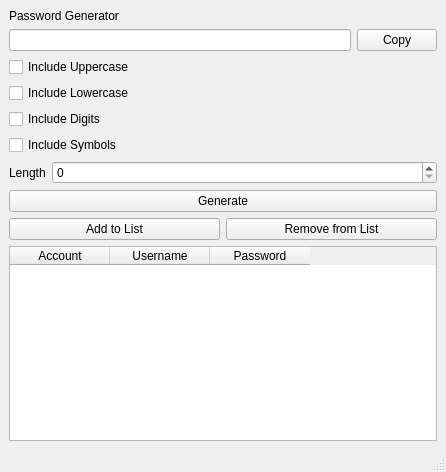
<?xml version="1.0" encoding="UTF-8"?>
<ui version="4.0">
 <class>MainWindow</class>
 <widget class="QMainWindow" name="MainWindow">
  <property name="geometry">
   <rect>
    <x>0</x>
    <y>0</y>
    <width>446</width>
    <height>472</height>
   </rect>
  </property>
  <property name="minimumSize">
   <size>
    <width>361</width>
    <height>366</height>
   </size>
  </property>
  <property name="windowTitle">
   <string>Passgen</string>
  </property>
  <widget class="QWidget" name="centralwidget">
   <layout class="QGridLayout" name="gridLayout">
    <item row="0" column="0">
     <layout class="QVBoxLayout" name="verticalLayout">
      <item>
       <widget class="QLabel" name="label">
        <property name="sizePolicy">
         <sizepolicy hsizetype="Maximum" vsizetype="Maximum">
          <horstretch>0</horstretch>
          <verstretch>0</verstretch>
         </sizepolicy>
        </property>
        <property name="text">
         <string>Password Generator</string>
        </property>
       </widget>
      </item>
      <item>
       <layout class="QHBoxLayout" name="horizontalLayout">
        <item>
         <widget class="QLineEdit" name="pwd_out">
          <property name="readOnly">
           <bool>true</bool>
          </property>
         </widget>
        </item>
        <item>
         <widget class="QPushButton" name="copy_button">
          <property name="text">
           <string>Copy</string>
          </property>
         </widget>
        </item>
       </layout>
      </item>
      <item>
       <widget class="QCheckBox" name="upperCheck">
        <property name="text">
         <string>Include Uppercase</string>
        </property>
       </widget>
      </item>
      <item>
       <widget class="QCheckBox" name="lowerCheck">
        <property name="text">
         <string>Include Lowercase</string>
        </property>
       </widget>
      </item>
      <item>
       <widget class="QCheckBox" name="digitsCheck">
        <property name="text">
         <string>Include Digits</string>
        </property>
       </widget>
      </item>
      <item>
       <widget class="QCheckBox" name="symbolsCheck">
        <property name="text">
         <string>Include Symbols</string>
        </property>
       </widget>
      </item>
      <item>
       <layout class="QHBoxLayout" name="horizontalLayout_2">
        <item>
         <widget class="QLabel" name="label_2">
          <property name="sizePolicy">
           <sizepolicy hsizetype="Maximum" vsizetype="Minimum">
            <horstretch>0</horstretch>
            <verstretch>0</verstretch>
           </sizepolicy>
          </property>
          <property name="text">
           <string>Length</string>
          </property>
         </widget>
        </item>
        <item>
         <widget class="QSpinBox" name="length_box">
          <property name="sizePolicy">
           <sizepolicy hsizetype="Minimum" vsizetype="Fixed">
            <horstretch>0</horstretch>
            <verstretch>0</verstretch>
           </sizepolicy>
          </property>
         </widget>
        </item>
       </layout>
      </item>
      <item>
       <widget class="QPushButton" name="generate_button">
        <property name="sizePolicy">
         <sizepolicy hsizetype="Minimum" vsizetype="Fixed">
          <horstretch>0</horstretch>
          <verstretch>0</verstretch>
         </sizepolicy>
        </property>
        <property name="text">
         <string>Generate</string>
        </property>
       </widget>
      </item>
      <item>
       <layout class="QHBoxLayout" name="horizontalLayout_4">
        <item>
         <widget class="QPushButton" name="add_to_list_button">
          <property name="text">
           <string>Add to List</string>
          </property>
         </widget>
        </item>
        <item>
         <widget class="QPushButton" name="remove_from_list_button">
          <property name="text">
           <string>Remove from List</string>
          </property>
         </widget>
        </item>
       </layout>
      </item>
      <item>
       <widget class="QTableWidget" name="tableWidget">
        <column>
         <property name="text">
          <string>Account</string>
         </property>
        </column>
        <column>
         <property name="text">
          <string>Username</string>
         </property>
        </column>
        <column>
         <property name="text">
          <string>Password</string>
         </property>
        </column>
       </widget>
      </item>
     </layout>
    </item>
   </layout>
  </widget>
  <widget class="QStatusBar" name="statusbar"/>
 </widget>
 <resources/>
 <connections/>
</ui>
